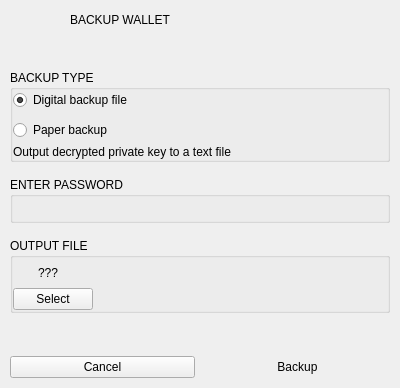
<?xml version="1.0" encoding="UTF-8"?>
<ui version="4.0">
 <class>WalletBackupDialog</class>
 <widget class="QDialog" name="WalletBackupDialog">
  <property name="geometry">
   <rect>
    <x>0</x>
    <y>0</y>
    <width>400</width>
    <height>388</height>
   </rect>
  </property>
  <property name="minimumSize">
   <size>
    <width>400</width>
    <height>0</height>
   </size>
  </property>
  <property name="maximumSize">
   <size>
    <width>400</width>
    <height>16777215</height>
   </size>
  </property>
  <property name="windowTitle">
   <string>Wallet Backup</string>
  </property>
  <layout class="QVBoxLayout" name="verticalLayout">
   <property name="spacing">
    <number>10</number>
   </property>
   <property name="leftMargin">
    <number>0</number>
   </property>
   <property name="topMargin">
    <number>0</number>
   </property>
   <property name="rightMargin">
    <number>0</number>
   </property>
   <property name="bottomMargin">
    <number>0</number>
   </property>
   <item>
    <widget class="QWidget" name="verticalWidget_2" native="true">
     <property name="minimumSize">
      <size>
       <width>0</width>
       <height>60</height>
      </size>
     </property>
     <property name="maximumSize">
      <size>
       <width>16777215</width>
       <height>60</height>
      </size>
     </property>
     <property name="darkOverlay" stdset="0">
      <bool>true</bool>
     </property>
     <widget class="QLabel" name="label_2">
      <property name="geometry">
       <rect>
        <x>0</x>
        <y>0</y>
        <width>381</width>
        <height>40</height>
       </rect>
      </property>
      <property name="text">
       <string>BACKUP WALLET</string>
      </property>
      <property name="indent">
       <number>70</number>
      </property>
      <property name="h1" stdset="0">
       <bool>true</bool>
      </property>
      <property name="titlePaneSecondary" stdset="0">
       <bool>true</bool>
      </property>
     </widget>
     <widget class="QLabel" name="label_3">
      <property name="geometry">
       <rect>
        <x>0</x>
        <y>0</y>
        <width>60</width>
        <height>60</height>
       </rect>
      </property>
      <property name="text">
       <string/>
      </property>
      <property name="pixmap">
       <pixmap resource="../armory.qrc">:/resources/wallet_backup.png</pixmap>
      </property>
     </widget>
    </widget>
   </item>
   <item>
    <widget class="QWidget" name="verticalWidget" native="true">
     <property name="minimumSize">
      <size>
       <width>0</width>
       <height>0</height>
      </size>
     </property>
     <layout class="QVBoxLayout" name="verticalLayout_7">
      <property name="spacing">
       <number>15</number>
      </property>
      <property name="leftMargin">
       <number>10</number>
      </property>
      <property name="topMargin">
       <number>0</number>
      </property>
      <property name="rightMargin">
       <number>10</number>
      </property>
      <property name="bottomMargin">
       <number>0</number>
      </property>
      <item>
       <widget class="QGroupBox" name="groupBox_2">
        <property name="title">
         <string>BACKUP TYPE</string>
        </property>
        <layout class="QVBoxLayout" name="verticalLayout_5">
         <property name="spacing">
          <number>5</number>
         </property>
         <property name="leftMargin">
          <number>0</number>
         </property>
         <property name="topMargin">
          <number>0</number>
         </property>
         <property name="rightMargin">
          <number>0</number>
         </property>
         <property name="bottomMargin">
          <number>0</number>
         </property>
         <item>
          <widget class="QWidget" name="widget" native="true">
           <layout class="QHBoxLayout" name="horizontalLayout_2">
            <property name="spacing">
             <number>5</number>
            </property>
            <property name="leftMargin">
             <number>0</number>
            </property>
            <property name="topMargin">
             <number>0</number>
            </property>
            <property name="rightMargin">
             <number>0</number>
            </property>
            <property name="bottomMargin">
             <number>0</number>
            </property>
            <item>
             <widget class="QWidget" name="widget_4" native="true">
              <layout class="QVBoxLayout" name="verticalLayout_4">
               <property name="spacing">
                <number>10</number>
               </property>
               <property name="leftMargin">
                <number>0</number>
               </property>
               <property name="topMargin">
                <number>0</number>
               </property>
               <property name="rightMargin">
                <number>0</number>
               </property>
               <property name="bottomMargin">
                <number>0</number>
               </property>
               <item>
                <widget class="QRadioButton" name="radioButtonTextFile">
                 <property name="sizePolicy">
                  <sizepolicy hsizetype="Maximum" vsizetype="Fixed">
                   <horstretch>0</horstretch>
                   <verstretch>0</verstretch>
                  </sizepolicy>
                 </property>
                 <property name="text">
                  <string>Digital backup file</string>
                 </property>
                 <property name="checked">
                  <bool>true</bool>
                 </property>
                 <attribute name="buttonGroup">
                  <string notr="true">buttonGroup</string>
                 </attribute>
                </widget>
               </item>
               <item>
                <widget class="QRadioButton" name="radioButtonPDF">
                 <property name="sizePolicy">
                  <sizepolicy hsizetype="Maximum" vsizetype="Fixed">
                   <horstretch>0</horstretch>
                   <verstretch>0</verstretch>
                  </sizepolicy>
                 </property>
                 <property name="text">
                  <string>Paper backup</string>
                 </property>
                 <attribute name="buttonGroup">
                  <string notr="true">buttonGroup</string>
                 </attribute>
                </widget>
               </item>
              </layout>
             </widget>
            </item>
           </layout>
          </widget>
         </item>
         <item>
          <widget class="QLabel" name="labelTypeDesc">
           <property name="sizePolicy">
            <sizepolicy hsizetype="Expanding" vsizetype="Preferred">
             <horstretch>0</horstretch>
             <verstretch>0</verstretch>
            </sizepolicy>
           </property>
           <property name="text">
            <string>Output decrypted private key to a text file</string>
           </property>
           <property name="wordWrap">
            <bool>true</bool>
           </property>
           <property name="subtleLabel" stdset="0">
            <bool>true</bool>
           </property>
          </widget>
         </item>
        </layout>
       </widget>
      </item>
      <item>
       <widget class="QGroupBox" name="groupBox">
        <property name="title">
         <string>ENTER PASSWORD</string>
        </property>
        <layout class="QVBoxLayout" name="verticalLayout_3">
         <property name="spacing">
          <number>0</number>
         </property>
         <property name="leftMargin">
          <number>0</number>
         </property>
         <property name="topMargin">
          <number>0</number>
         </property>
         <property name="rightMargin">
          <number>0</number>
         </property>
         <property name="bottomMargin">
          <number>0</number>
         </property>
         <item>
          <widget class="WalletKeysSubmitWidget" name="widgetSubmitKeys" native="true">
           <property name="minimumSize">
            <size>
             <width>0</width>
             <height>23</height>
            </size>
           </property>
          </widget>
         </item>
        </layout>
       </widget>
      </item>
      <item>
       <widget class="QGroupBox" name="groupBox_3">
        <property name="sizePolicy">
         <sizepolicy hsizetype="Preferred" vsizetype="Fixed">
          <horstretch>0</horstretch>
          <verstretch>0</verstretch>
         </sizepolicy>
        </property>
        <property name="maximumSize">
         <size>
          <width>16777215</width>
          <height>16777215</height>
         </size>
        </property>
        <property name="title">
         <string>OUTPUT FILE</string>
        </property>
        <layout class="QVBoxLayout" name="verticalLayout_6">
         <property name="spacing">
          <number>5</number>
         </property>
         <property name="leftMargin">
          <number>0</number>
         </property>
         <property name="topMargin">
          <number>0</number>
         </property>
         <property name="rightMargin">
          <number>0</number>
         </property>
         <property name="bottomMargin">
          <number>0</number>
         </property>
         <item>
          <widget class="QWidget" name="widget_3" native="true">
           <layout class="QVBoxLayout" name="verticalLayout_2">
            <property name="spacing">
             <number>0</number>
            </property>
            <property name="leftMargin">
             <number>0</number>
            </property>
            <property name="topMargin">
             <number>0</number>
            </property>
            <property name="rightMargin">
             <number>0</number>
            </property>
            <property name="bottomMargin">
             <number>0</number>
            </property>
            <item>
             <widget class="QWidget" name="horizontalWidget" native="true">
              <property name="minimumSize">
               <size>
                <width>0</width>
                <height>30</height>
               </size>
              </property>
              <layout class="QHBoxLayout" name="horizontalLayout_4">
               <property name="spacing">
                <number>5</number>
               </property>
               <property name="leftMargin">
                <number>0</number>
               </property>
               <property name="topMargin">
                <number>0</number>
               </property>
               <property name="rightMargin">
                <number>0</number>
               </property>
               <property name="bottomMargin">
                <number>0</number>
               </property>
               <item>
                <widget class="QLabel" name="label_4">
                 <property name="minimumSize">
                  <size>
                   <width>20</width>
                   <height>20</height>
                  </size>
                 </property>
                 <property name="maximumSize">
                  <size>
                   <width>20</width>
                   <height>20</height>
                  </size>
                 </property>
                 <property name="text">
                  <string/>
                 </property>
                 <property name="pixmap">
                  <pixmap resource="../armory.qrc">:/resources/new-link@1.5x.png</pixmap>
                 </property>
                 <property name="scaledContents">
                  <bool>true</bool>
                 </property>
                </widget>
               </item>
               <item>
                <widget class="QLabel" name="labelFileName">
                 <property name="sizePolicy">
                  <sizepolicy hsizetype="Expanding" vsizetype="Preferred">
                   <horstretch>0</horstretch>
                   <verstretch>0</verstretch>
                  </sizepolicy>
                 </property>
                 <property name="text">
                  <string>???</string>
                 </property>
                 <property name="textFormat">
                  <enum>Qt::PlainText</enum>
                 </property>
                 <property name="scaledContents">
                  <bool>false</bool>
                 </property>
                 <property name="wordWrap">
                  <bool>true</bool>
                 </property>
                 <property name="whiteLabel" stdset="0">
                  <bool>true</bool>
                 </property>
                </widget>
               </item>
              </layout>
             </widget>
            </item>
            <item alignment="Qt::AlignLeft">
             <widget class="QPushButton" name="pushButtonSelectFile">
              <property name="sizePolicy">
               <sizepolicy hsizetype="Preferred" vsizetype="Preferred">
                <horstretch>0</horstretch>
                <verstretch>0</verstretch>
               </sizepolicy>
              </property>
              <property name="text">
               <string>Select</string>
              </property>
              <property name="autoDefault">
               <bool>false</bool>
              </property>
              <property name="buttonDiscreetPrimary" stdset="0">
               <bool>true</bool>
              </property>
             </widget>
            </item>
           </layout>
          </widget>
         </item>
        </layout>
       </widget>
      </item>
     </layout>
    </widget>
   </item>
   <item>
    <spacer name="verticalSpacer_2">
     <property name="orientation">
      <enum>Qt::Vertical</enum>
     </property>
     <property name="sizeHint" stdset="0">
      <size>
       <width>20</width>
       <height>40</height>
      </size>
     </property>
    </spacer>
   </item>
   <item>
    <widget class="QWidget" name="widget_2" native="true">
     <property name="buttonBar" stdset="0">
      <bool>true</bool>
     </property>
     <layout class="QHBoxLayout" name="horizontalLayout">
      <property name="spacing">
       <number>10</number>
      </property>
      <property name="leftMargin">
       <number>10</number>
      </property>
      <property name="topMargin">
       <number>10</number>
      </property>
      <property name="rightMargin">
       <number>10</number>
      </property>
      <property name="bottomMargin">
       <number>10</number>
      </property>
      <item>
       <widget class="QPushButton" name="pushButtonCancel">
        <property name="minimumSize">
         <size>
          <width>100</width>
          <height>0</height>
         </size>
        </property>
        <property name="text">
         <string>Cancel</string>
        </property>
        <property name="autoDefault">
         <bool>false</bool>
        </property>
       </widget>
      </item>
      <item>
       <widget class="QPushButton" name="pushButtonBackup">
        <property name="minimumSize">
         <size>
          <width>100</width>
          <height>0</height>
         </size>
        </property>
        <property name="text">
         <string>Backup</string>
        </property>
        <property name="default">
         <bool>true</bool>
        </property>
        <property name="flat">
         <bool>true</bool>
        </property>
       </widget>
      </item>
     </layout>
    </widget>
   </item>
  </layout>
 </widget>
 <customwidgets>
  <customwidget>
   <class>WalletKeysSubmitWidget</class>
   <extends>QWidget</extends>
   <header>WalletKeysSubmitWidget.h</header>
   <container>1</container>
  </customwidget>
 </customwidgets>
 <resources>
  <include location="../armory.qrc"/>
  <include location="../armory.qrc"/>
 </resources>
 <connections/>
 <buttongroups>
  <buttongroup name="buttonGroup"/>
 </buttongroups>
</ui>
